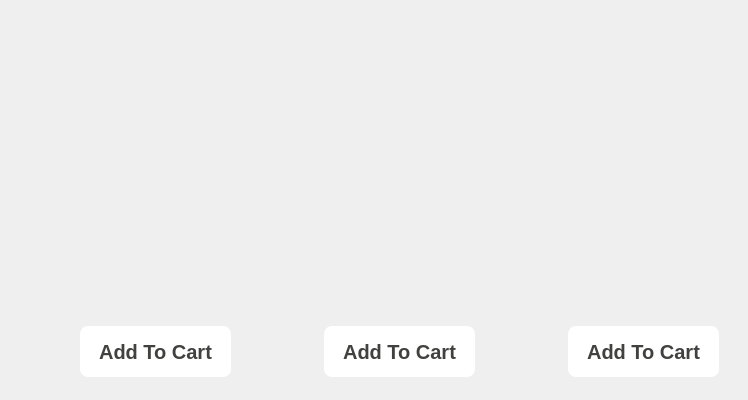
                   <widget class="QWidget" name="wg15" native="true">
                    <property name="minimumSize">
                     <size>
                      <width>550</width>
                      <height>400</height>
                     </size>
                    </property>
                    <layout class="QHBoxLayout" name="horizontalLayout_15">
                     <item>
                      <widget class="QWidget" name="widget_87" native="true">
                       <layout class="QVBoxLayout" name="verticalLayout_50">
                        <item alignment="Qt::AlignmentFlag::AlignHCenter">
                         <widget class="QWidget" name="wb45" native="true">
                          <property name="sizePolicy">
                           <sizepolicy hsizetype="Expanding" vsizetype="Preferred">
                            <horstretch>0</horstretch>
                            <verstretch>0</verstretch>
                           </sizepolicy>
                          </property>
                          <property name="minimumSize">
                           <size>
                            <width>220</width>
                            <height>200</height>
                           </size>
                          </property>
                          <property name="maximumSize">
                           <size>
                            <width>220</width>
                            <height>200</height>
                           </size>
                          </property>
                          <property name="styleSheet">
                           <string notr="true">background-color:transparent;</string>
                          </property>
                         </widget>
                        </item>
                        <item>
                         <widget class="QWidget" name="widget_88" native="true">
                          <widget class="QPushButton" name="btnAdd45">
                           <property name="geometry">
                            <rect>
                             <x>60</x>
                             <y>100</y>
                             <width>151</width>
                             <height>51</height>
                            </rect>
                           </property>
                           <property name="sizePolicy">
                            <sizepolicy hsizetype="Fixed" vsizetype="Preferred">
                             <horstretch>0</horstretch>
                             <verstretch>0</verstretch>
                            </sizepolicy>
                           </property>
                           <property name="font">
                            <font>
                             <pointsize>15</pointsize>
                             <bold>true</bold>
                            </font>
                           </property>
                           <property name="cursor">
                            <cursorShape>PointingHandCursor</cursorShape>
                           </property>
                           <property name="styleSheet">
                            <string notr="true">QPushButton{
	background-color: rgb(255, 255, 255);
border-radius: 8px;
	color: rgb(65, 66, 63);
t
}
QPushButton:hover{
background-color: rgb(239, 50, 104); 
    color: white;
}
QPushButton:checked{
 background-color: rgb(239, 50, 104);
 color: white;
}</string>
                           </property>
                           <property name="text">
                            <string>Add To Cart</string>
                           </property>
                          </widget>
                          <widget class="QLabel" name="lblCost45">
                           <property name="geometry">
                            <rect>
                             <x>30</x>
                             <y>10</y>
                             <width>211</width>
                             <height>76</height>
                            </rect>
                           </property>
                           <property name="font">
                            <font>
                             <family>Segoe UI</family>
                             <pointsize>-1</pointsize>
                             <bold>true</bold>
                             <hintingpreference>PreferFullHinting</hintingpreference>
                            </font>
                           </property>
                           <property name="styleSheet">
                            <string notr="true">color: white;
text-align: center;
padding-left:10px;
font-size: 20px;</string>
                           </property>
                           <property name="alignment">
                            <set>Qt::AlignmentFlag::AlignCenter</set>
                           </property>
                          </widget>
                         </widget>
                        </item>
                       </layout>
                      </widget>
                     </item>
                     <item>
                      <widget class="QWidget" name="widget_89" native="true">
                       <layout class="QVBoxLayout" name="verticalLayout_51">
                        <item alignment="Qt::AlignmentFlag::AlignHCenter">
                         <widget class="QWidget" name="wb46" native="true">
                          <property name="sizePolicy">
                           <sizepolicy hsizetype="Expanding" vsizetype="Preferred">
                            <horstretch>0</horstretch>
                            <verstretch>0</verstretch>
                           </sizepolicy>
                          </property>
                          <property name="minimumSize">
                           <size>
                            <width>220</width>
                            <height>200</height>
                           </size>
                          </property>
                          <property name="maximumSize">
                           <size>
                            <width>220</width>
                            <height>200</height>
                           </size>
                          </property>
                          <property name="styleSheet">
                           <string notr="true">background-color:transparent;</string>
                          </property>
                         </widget>
                        </item>
                        <item>
                         <widget class="QWidget" name="widget_90" native="true">
                          <widget class="QPushButton" name="btnAdd47">
                           <property name="geometry">
                            <rect>
                             <x>60</x>
                             <y>100</y>
                             <width>151</width>
                             <height>51</height>
                            </rect>
                           </property>
                           <property name="sizePolicy">
                            <sizepolicy hsizetype="Fixed" vsizetype="Preferred">
                             <horstretch>0</horstretch>
                             <verstretch>0</verstretch>
                            </sizepolicy>
                           </property>
                           <property name="font">
                            <font>
                             <pointsize>15</pointsize>
                             <bold>true</bold>
                            </font>
                           </property>
                           <property name="cursor">
                            <cursorShape>PointingHandCursor</cursorShape>
                           </property>
                           <property name="styleSheet">
                            <string notr="true">QPushButton{
	background-color: rgb(255, 255, 255);
border-radius: 8px;
	color: rgb(65, 66, 63);
t
}
QPushButton:hover{
background-color: rgb(239, 50, 104); 
    color: white;
}
QPushButton:checked{
 background-color: rgb(239, 50, 104);
 color: white;
}</string>
                           </property>
                           <property name="text">
                            <string>Add To Cart</string>
                           </property>
                          </widget>
                          <widget class="QLabel" name="lblCost48">
                           <property name="geometry">
                            <rect>
                             <x>30</x>
                             <y>10</y>
                             <width>211</width>
                             <height>76</height>
                            </rect>
                           </property>
                           <property name="font">
                            <font>
                             <family>Segoe UI</family>
                             <pointsize>-1</pointsize>
                             <bold>true</bold>
                             <hintingpreference>PreferFullHinting</hintingpreference>
                            </font>
                           </property>
                           <property name="styleSheet">
                            <string notr="true">color: white;
text-align: center;
padding-left:10px;
font-size: 20px;</string>
                           </property>
                           <property name="alignment">
                            <set>Qt::AlignmentFlag::AlignCenter</set>
                           </property>
                          </widget>
                         </widget>
                        </item>
                       </layout>
                      </widget>
                     </item>
                     <item>
                      <widget class="QWidget" name="widget_91" native="true">
                       <layout class="QVBoxLayout" name="verticalLayout_52">
                        <item alignment="Qt::AlignmentFlag::AlignHCenter">
                         <widget class="QWidget" name="wb49" native="true">
                          <property name="sizePolicy">
                           <sizepolicy hsizetype="Expanding" vsizetype="Preferred">
                            <horstretch>0</horstretch>
                            <verstretch>0</verstretch>
                           </sizepolicy>
                          </property>
                          <property name="minimumSize">
                           <size>
                            <width>220</width>
                            <height>200</height>
                           </size>
                          </property>
                          <property name="maximumSize">
                           <size>
                            <width>220</width>
                            <height>200</height>
                           </size>
                          </property>
                          <property name="styleSheet">
                           <string notr="true">background-color:transparent;</string>
                          </property>
                         </widget>
                        </item>
                        <item>
                         <widget class="QWidget" name="widget_92" native="true">
                          <widget class="QPushButton" name="btnAdd49">
                           <property name="geometry">
                            <rect>
                             <x>60</x>
                             <y>100</y>
                             <width>151</width>
                             <height>51</height>
                            </rect>
                           </property>
                           <property name="sizePolicy">
                            <sizepolicy hsizetype="Fixed" vsizetype="Preferred">
                             <horstretch>0</horstretch>
                             <verstretch>0</verstretch>
                            </sizepolicy>
                           </property>
                           <property name="font">
                            <font>
                             <pointsize>15</pointsize>
                             <bold>true</bold>
                            </font>
                           </property>
                           <property name="cursor">
                            <cursorShape>PointingHandCursor</cursorShape>
                           </property>
                           <property name="styleSheet">
                            <string notr="true">QPushButton{
	background-color: rgb(255, 255, 255);
border-radius: 8px;
	color: rgb(65, 66, 63);
t
}
QPushButton:hover{
background-color: rgb(239, 50, 104); 
    color: white;
}
QPushButton:checked{
 background-color: rgb(239, 50, 104);
 color: white;
}</string>
                           </property>
                           <property name="text">
                            <string>Add To Cart</string>
                           </property>
                          </widget>
                          <widget class="QLabel" name="lblCost49">
                           <property name="geometry">
                            <rect>
                             <x>30</x>
                             <y>10</y>
                             <width>211</width>
                             <height>76</height>
                            </rect>
                           </property>
                           <property name="font">
                            <font>
                             <family>Segoe UI</family>
                             <pointsize>-1</pointsize>
                             <bold>true</bold>
                             <hintingpreference>PreferFullHinting</hintingpreference>
                            </font>
                           </property>
                           <property name="styleSheet">
                            <string notr="true">color: white;
text-align: center;
padding-left:10px;
font-size: 20px;</string>
                           </property>
                           <property name="alignment">
                            <set>Qt::AlignmentFlag::AlignCenter</set>
                           </property>
                          </widget>
                         </widget>
                        </item>
                       </layout>
                      </widget>
                     </item>
                    </layout>
                   </widget>
